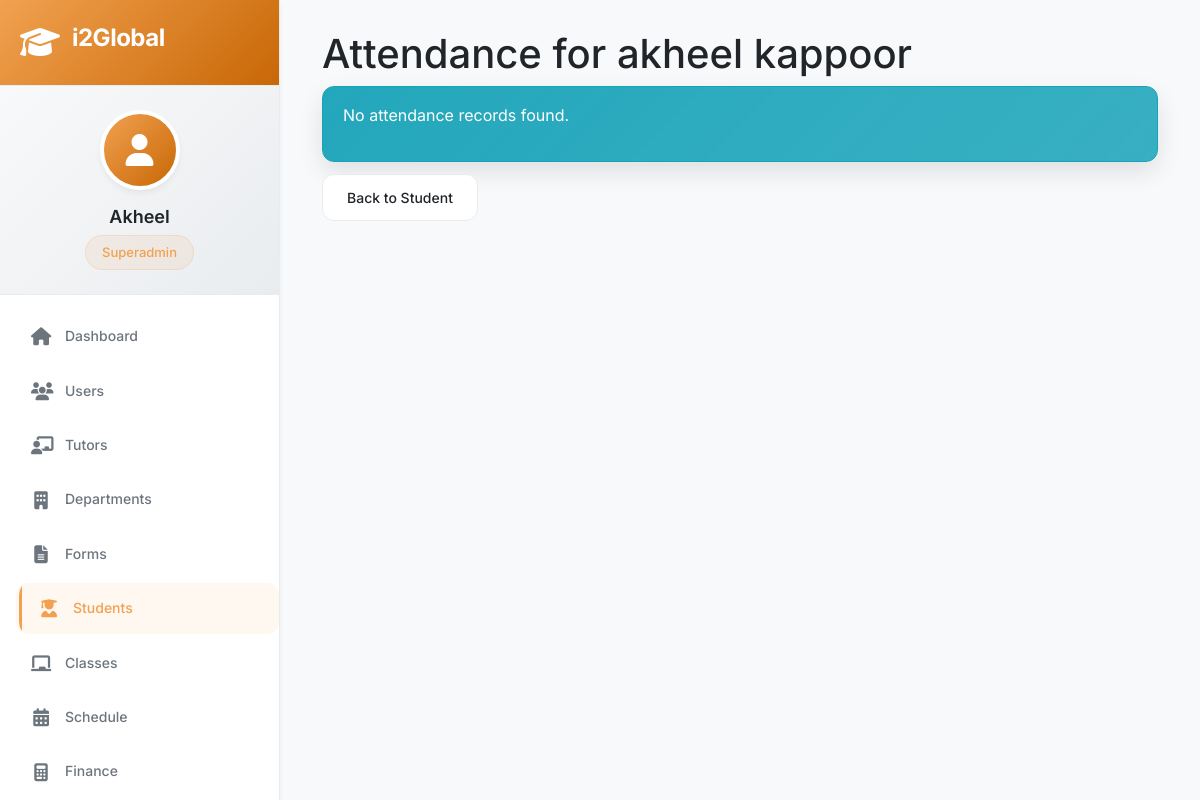
Screenshot of /students/1/attendance (signed in) with the database file from the repository.
### models/user.py (models this page shows, shortened)
class User(UserMixin, db.Model):
    id = db.Column(db.Integer, primary_key=True)
    username = db.Column(db.String(80), unique=True, nullable=False)
    email = db.Column(db.String(120), unique=True, nullable=False)
    password_hash = db.Column(db.String(256), nullable=False)
    full_name = db.Column(db.String(100))
    phone = db.Column(db.String(20))
    profile_picture = db.Column(db.String(500))
    date_of_birth = db.Column(db.Date)
    role = db.Column(db.String(50), nullable=False, default='tutor')
    department_id = db.Column(db.Integer, db.ForeignKey('department.id'))
    permissions = db.Column(db.Text)  # JSON string of permissions
    custom_fields = db.Column(db.Text)  # JSON string for dynamic fields
    is_active = db.Column(db.Boolean, default=True)
    is_approved = db.Column(db.Boolean, default=False)
    last_login = db.Column(db.DateTime)
    failed_login_attempts = db.Column(db.Integer, default=0)
    last_failed_login = db.Column(db.DateTime)
    emergency_contact = db.Column(db.Text)  # JSON for emergency contact info
    feedback_rating = db.Column(db.Float, default=0.0)
    total_classes_taught = db.Column(db.Integer, default=0)
    created_at = db.Column(db.DateTime, default=datetime.utcnow)
    updated_at = db.Column(db.DateTime, default=datetime.utcnow, onupdate=datetime.utcnow)
    created_by = db.Column(db.Integer, db.ForeignKey('user.id'))
    department = db.relationship('Department', foreign_keys=[department_id], backref='members')
    creator = db.relationship('User', foreign_keys=[created_by], remote_side=[id])

### models/student.py (models this page shows, shortened)
class Student(db.Model):
    id = db.Column(db.Integer, primary_key=True)
    student_id = db.Column(db.String(20), unique=True, nullable=False)
    first_name = db.Column(db.String(50), nullable=False)
    last_name = db.Column(db.String(50), nullable=False)
    email = db.Column(db.String(120), unique=True)
    phone = db.Column(db.String(20))
    date_of_birth = db.Column(db.Date)
    gender = db.Column(db.String(10))
    grade = db.Column(db.String(20))
    school = db.Column(db.String(200))
    board = db.Column(db.String(50))  # CBSE, ICSE, State, etc.
    address_line1 = db.Column(db.String(200))
    address_line2 = db.Column(db.String(200))
    city = db.Column(db.String(100))
    state = db.Column(db.String(100))
    pincode = db.Column(db.String(10))
    country = db.Column(db.String(100), default='India')
    department_id = db.Column(db.Integer, db.ForeignKey('department.id'))
    status = db.Column(db.String(20), default='active')  # active, inactive, graduated, dropped
    custom_fields = db.Column(db.Text)  # JSON string for additional fields
    documents_uploaded = db.Column(db.Text)  # JSON list of document file paths
    profile_picture_path = db.Column(db.String(500))
    created_at = db.Column(db.DateTime, default=datetime.utcnow)
    updated_at = db.Column(db.DateTime, default=datetime.utcnow, onupdate=datetime.utcnow)
    created_by = db.Column(db.Integer, db.ForeignKey('user.id'))
    department = db.relationship('Department', backref='students')
    parents = db.relationship('Parent', backref='student', cascade='all, delete-orphan')
    enrollments = db.relationship('StudentEnrollment', backref='student', cascade='all, delete-orphan')
    attendance_records = db.relationship('StudentAttendance', backref='student', cascade='all, delete-orphan')
    fees = db.relationship('StudentFee', backref='student', cascade='all, delete-orphan')
    creator = db.relationship('User', foreign_keys=[created_by], backref='created_students')

### app.py (the view)
@app.route('/students/<int:id>/attendance')
@login_required
def student_attendance(id):
    try:
        student = Student.query.get_or_404(id)
        attendance_records = []  # Placeholder
        return render_template('students/attendance.html',
                             student=student,
                             attendance_records=attendance_records)
    except Exception as e:
        flash(f'Error: {str(e)}', 'danger')
        return redirect(url_for('view_student', id=id))

### app.py (called while the page is built)
@login_manager.user_loader
def load_user(user_id):
    return User.query.get(int(user_id))

### templates/students/attendance.html (shortened to what this page needs)
{% extends "base.html" %}
{% block content %}
<div class="container">
    <h1>Attendance for {{ student.first_name }} {{ student.last_name }}</h1>
    {% if attendance_records %}
    <table class="table table-striped">
        <thead>
            <tr>
                <th>Date</th>
                <th>Class</th>
                <th>Status</th>
                <th>Notes</th>
            </tr>
        </thead>
        <tbody>
            {% for record in attendance_records %}
            <tr>
                <td>{{ record.date.strftime('%b %d, %Y') }}</td>
                <td>{{ record.class_name }}</td>
                <td>
                    <span class="badge badge-{{ 'success' if record.status == 'present' else 'danger' }}">
                        {{ record.status|title }}
                    </span>
                </td>
                <td>{{ record.notes or '-' }}</td>
            </tr>
            {% endfor %}
        </tbody>
    </table>
    {% else %}
    <div class="alert alert-info">
        <p>No attendance records found.</p>
    </div>
    {% endif %}
    <a href="{{ url_for('view_student', id=student.id) }}" class="btn btn-secondary">Back to Student</a>
</div>
{% endblock %}

### templates/base.html (shortened to what this page needs)
<!DOCTYPE html>
<html lang="en">
<head>
    <link rel="stylesheet" href="https://cdnjs.cloudflare.com/ajax/libs/font-awesome/6.4.0/css/all.min.css">
    <link href="https://cdn.jsdelivr.net/npm/bootstrap@5.3.0/dist/css/bootstrap.min.css" rel="stylesheet">
    <link rel="stylesheet" href="{{ url_for('static', filename='css/style.css') }}">
</head>
<body>
    <div class="app-container">
        {% if current_user.is_authenticated %}
        <nav class="sidebar" id="sidebar">
            <div class="sidebar-header">
                <div class="logo-container">
                    <i class="fas fa-graduation-cap logo-icon"></i>
                    <h3 class="logo-text">i2Global</h3>
                </div>
            </div>
            <div class="user-profile">
                <div class="user-avatar">
                    {% if current_user.profile_picture %}
                        <img src="{{ url_for('static', filename='uploads/' + current_user.profile_picture) }}" alt="Profile">
                    {% else %}
                        <i class="fas fa-user"></i>
                    {% endif %}
                </div>
                <div class="user-info">
                    <h4>{{ current_user.full_name or current_user.username }}</h4>
                    <span class="user-role">{{ current_user.role|title|replace('_', ' ') }}</span>
                </div>
            </div>
            <ul class="nav-menu">
                <li class="nav-item">
                    <a href="{{ url_for('dashboard') }}" class="nav-link {% if request.endpoint == 'dashboard' %}active{% endif %}">
                        <i class="fas fa-home"></i>
                        <span>Dashboard</span>
                    </a>
                </li>
                {% if current_user.role in ['superadmin', 'admin'] %}
                <li class="nav-item">
                    <a href="{{ url_for('users') }}" class="nav-link {% if request.endpoint == 'users' %}active{% endif %}">
                        <i class="fas fa-users"></i>
                        <span>Users</span>
                    </a>
                </li>
                <li class="nav-item">
                    <a href="{{ url_for('tutor_management') }}" class="nav-link {% if request.endpoint == 'tutor_management' %}active{% endif %}">
                        <i class="fas fa-chalkboard-teacher"></i>
                        <span>Tutors</span>
                    </a>
                </li>
                <li class="nav-item">
                    <a href="{{ url_for('departments') }}" class="nav-link {% if request.endpoint and 'department' in request.endpoint %}active{% endif %}">
                        <i class="fas fa-building"></i>
                        <span>Departments</span>
                    </a>
                </li>
                <li class="nav-item">
                    <a href="{{ url_for('forms') }}" class="nav-link {% if request.endpoint == 'forms' %}active{% endif %}">
                        <i class="fas fa-file-alt"></i>
                        <span>Forms</span>
                    </a>
                </li>
                {% endif %}
                {% if current_user.role in ['superadmin', 'admin', 'coordinator'] %}
                <li class="nav-item">
                    <a href="{{ url_for('students') }}" class="nav-link {% if 'student' in request.endpoint %}active{% endif %}">
                        <i class="fas fa-user-graduate"></i>
                        <span>Students</span>
                    </a>
                </li>
                {% endif %}
                <li class="nav-item">
                    <a href="{{ url_for('classes') }}" class="nav-link {% if 'class' in request.endpoint %}active{% endif %}">
                        <i class="fas fa-chalkboard"></i>
                        <span>Classes</span>
                    </a>
                </li>
                <li class="nav-item">
                    <a href="{{ url_for('schedule') }}" class="nav-link {% if 'schedule' in request.endpoint %}active{% endif %}">
                        <i class="fas fa-calendar-alt"></i>
                        <span>Schedule</span>
                    </a>
                </li>
                {% if current_user.role in ['superadmin', 'admin', 'finance_coordinator'] %}
                <li class="nav-item">
                    <a href="{{ url_for('finance_dashboard') }}" class="nav-link {% if 'finance' in request.endpoint %}active{% endif %}">
                        <i class="fas fa-calculator"></i>
                        <span>Finance</span>
                    </a>
                </li>
                {% endif %}
            </ul>
        </nav>
        {% endif %}
        <main class="main-content {% if not current_user.is_authenticated %}full-width{% endif %}">
            {% block content %}{% endblock %}
        </main>
    </div>
</body>
</html>

### rows the page displays
User: full_name "Akheel", role "Superadmin"
Student: first_name "akheel", last_name "kappoor"
